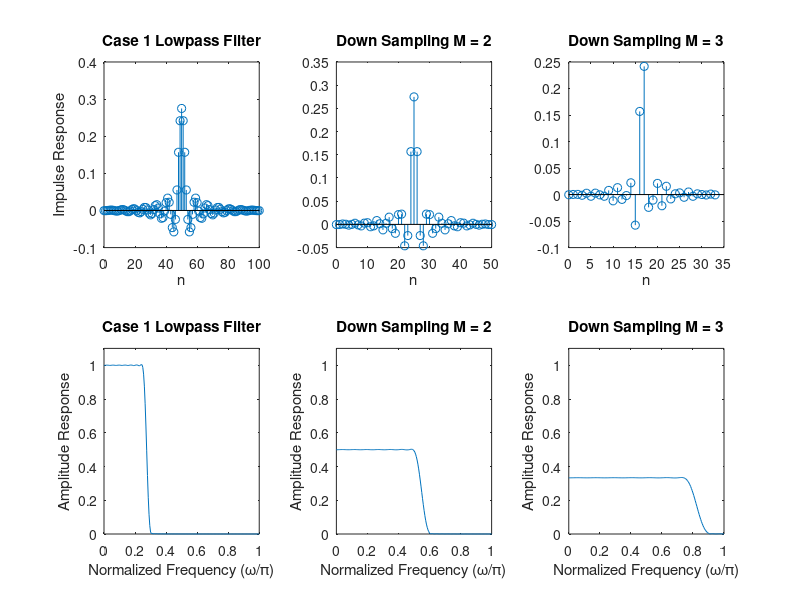

MATLAB code for this plot:
%
% Experiment_For_Sampling_Rate_Reduction
%
% Decimator
%
clear;   % clear workspace
clc;     % clear command window
%
N = 101;
wp = 0.25*pi;
ws = 0.30*pi;
% Wp = Ws = 1;
%
NH = (N-1)/2;
%
%
P = zeros(NH+1,1);
Qp = zeros(NH+1,NH+1);
Qs = zeros(NH+1,NH+1);
for i=0:NH % 0:1:NH
    if i==0
        P(i+1) = -2*wp;
    else
        P(i+1) = -2*sin(i*wp)/i;
    end
    for j=0:NH
       if i==0 && j==0
           Qp(i+1,j+1) = wp;
           Qs(i+1,j+1) = pi - ws;
       elseif i==j
           Qp(i+1,j+1) = 0.5*wp + 0.5*sin((i+j)*wp)/(i+j);
           Qs(i+1,j+1) = 0.5*(pi - ws) - 0.5*sin((i+j)*ws)/(i+j);
       else
           Qp(i+1,j+1) = 0.5*sin((i-j)*wp)/(i-j) + 0.5*sin((i+j)*wp)/(i+j);
           Qs(i+1,j+1) = -0.5*sin((i-j)*ws)/(i-j) - 0.5*sin((i+j)*ws)/(i+j);
       end
    end
end
Q = Qp + Qs;
A = -0.5*inv(Q)*P;
%
%
h = zeros(N,1);
h(NH+1) = A(1);
h(1:NH) = 0.5*A(NH+1:-1:2);
h(NH+2:N) = 0.5*A(2:NH+1);
%
% need to show several plots simulteneously
%
subplot(2,3,1);
stem(0:N-1,h);
xlabel('n');
ylabel('Impulse Response');
title('Case 1 Lowpass Filter');
%
% Amplitude Response
%
subplot(2,3,4);
AR = abs(freqz(h,1,0:pi/200:pi));
plot(0:1/200:1,AR);
axis([0,1,0,1.1]);
xlabel('Normalized Frequency (\omega/\pi)');
ylabel('Amplitude Response');
title('Case 1 Lowpass Filter');
%
% Amplitude Response in dB
% subplot(2,2,4);
% plot(0:1/200:1,20*log10(AR));
% axis([0,1,-60,10]);
% xlabel('Normalized Frequency (\omega/\pi)');
% ylabel('Amplitude Response in dB');
%
% M = 2
%
h2 = zeros(51, 1);
for i = 0:50
    h2(i + 1) = h(2*i + 1);
end
subplot(2,3,2);
stem(0:(N-1)/2,h2);
xlabel('n');
title('Down Sampling M = 2');
%
subplot(2,3,5);
FR2 = abs(freqz(h2,1,0:pi/200:pi));
plot(0:1/200:1,FR2);
axis([0,1,0,1.1]);
xlabel('Normalized Frequency (\omega/\pi)');
ylabel('Amplitude Response');
title('Down Sampling M = 2');
%
% M = 3
%
h3 = zeros(floor(N/3) + 1, 1);
for i = 0:floor(N/3)
    h3(i + 1) = h(3*i + 1);
end
subplot(2, 3, 3);
stem(0:floor(N/3),h3);
xlabel('n');
title('Down Sampling M = 3');
%
subplot(2, 3, 6);
FR3 = abs(freqz(h3,1,0:pi/200:pi));
plot(0:1/200:1,FR3);
axis([0,1,0,1.1]);
xlabel('Normalized Frequency (\omega/\pi)');
ylabel('Amplitude Response');
title('Down Sampling M = 3');

